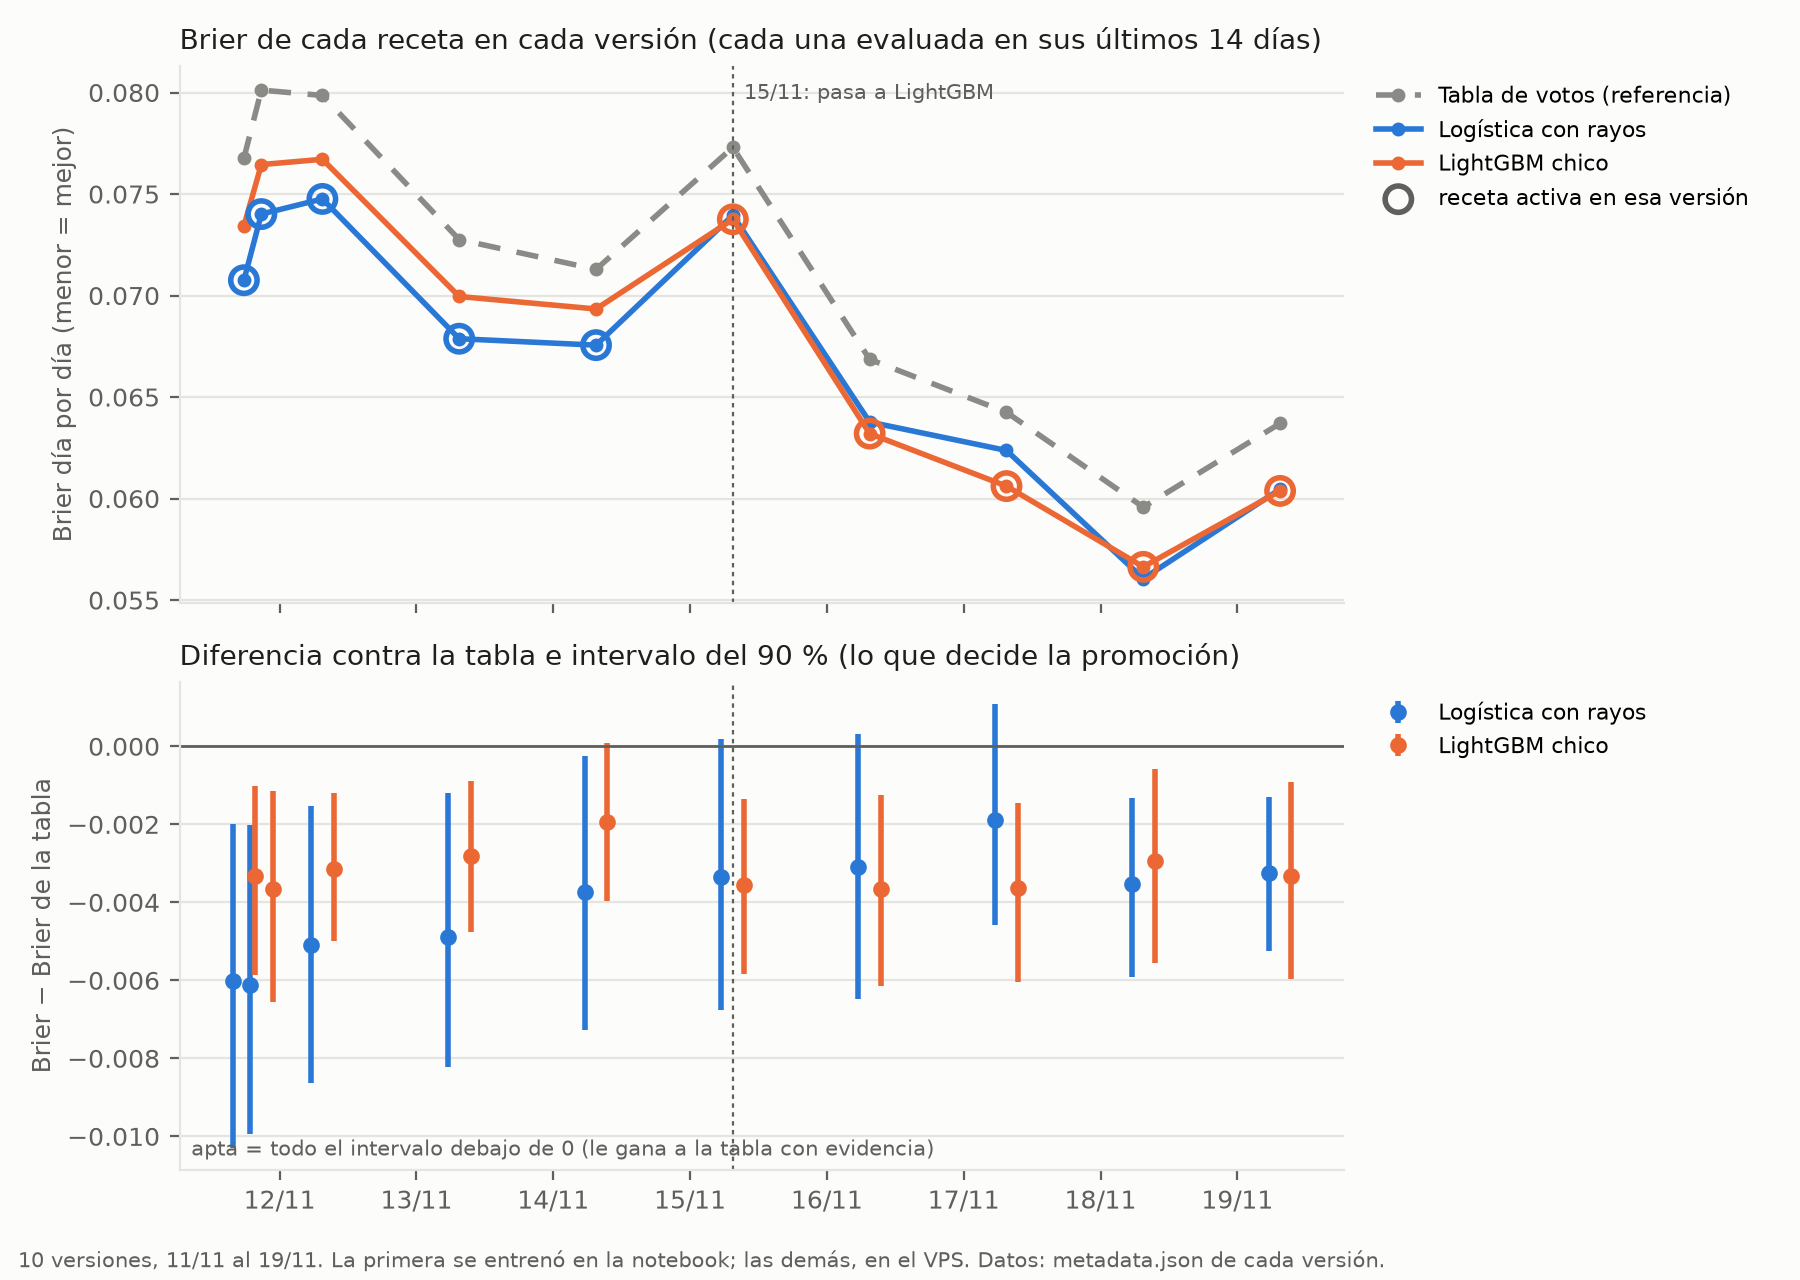

Source code (Python):
"""Historial de versiones del modelo (sección 5.6 del informe): tabla y gráfico del Brier por versión.

Lee todos los `modelos/versiones/*/metadata.json` del bucket con `gcloud storage` (la cuenta de gcloud de Juan) y deja
en esta carpeta:
  versiones.csv        una fila por versión: fecha, dónde corrió, ventana, casos, Brier de cada receta, receta activa,
                       motivo, tiempos
  versiones.html       la misma tabla, lista para pegar en el informe
  versiones.png        el Brier día por día de cada receta en cada versión, con la receta activa marcada

Uso:  uv run --with pandas --with matplotlib python versiones.py      (volver a correr antes de la entrega;
      también reemplaza la tabla en el HTML del informe, entre las marcas VERSIONES_INI y VERSIONES_FIN)
"""

import json
import subprocess
from pathlib import Path

import matplotlib.dates as mdates
import matplotlib.pyplot as plt
import pandas as pd

AQUI = Path(__file__).parent
BASE = "gs://unlu-ia-armas-lluvia/modelos/versiones"
RECETAS = {"tabla_app": "Tabla de votos (referencia)", "logistica_rayos": "Logística con rayos", "lgbm_chico": "LightGBM chico"}
COLOR = {"tabla_app": "#8a8a86", "logistica_rayos": "#2a78d6", "lgbm_chico": "#eb6834"}
TINTA, TINTA2, GRILLA, FONDO = "#1f1f1e", "#5f5f5c", "#e4e4e1", "#fcfcfb"


def gcloud(*args: str) -> str:
    return subprocess.run(["gcloud", "storage", *args], check=True, capture_output=True, text=True).stdout


def leer() -> pd.DataFrame:
    rutas = [l.strip() for l in gcloud("ls", f"{BASE}/*/metadata.json").splitlines() if l.strip()]
    filas = []
    for r in sorted(rutas):
        d = json.loads(gcloud("cat", r))
        ev, dec = d["evaluacion"], d["decision"]
        fila = {
            "version": d["version"],
            "fecha": pd.to_datetime(d["version"][1:], format="%Y%m%d_%H%M%S"),
            "desde": ev["ventana"].get("desde"), "hasta": ev["ventana"].get("hasta"),
            "casos": ev["ventana"].get("casos"), "casos_con_lluvia": ev["ventana"].get("casos_con_lluvia"),
            "activa": dec.get("receta_elegida") or d.get("receta"),
            "motivo": dec.get("motivo", ""),
            "eval_s": (d.get("tiempos_s") or {}).get("evaluacion"),
            "git_sha": (d.get("entorno") or {}).get("git_sha") or "",
        }
        for k, v in ev["recetas"].items():
            fila[f"brier_{k}"] = v.get("brier")
            fila[f"ece_{k}"] = v.get("ece")
        for c in ev.get("comparaciones", []):
            if c["b"] == "tabla_app":
                fila[f"dif_{c['a']}"] = c["dif_brier"]
                fila[f"dif_{c['a']}_lo"], fila[f"dif_{c['a']}_hi"] = c["ic90"]
        filas.append(fila)
    return pd.DataFrame(filas).sort_values("fecha").reset_index(drop=True)


def tabla_html(d: pd.DataFrame) -> str:
    c = lambda x, n=4: "" if pd.isna(x) else f"{x:.{n}f}".replace(".", ",")
    out = ['<table class="avoid">',
           "<tr><th>Versión</th><th>Ventana de prueba</th><th>Casos (con lluvia)</th><th>Brier tabla</th>"
           "<th>Brier logística</th><th>Brier LightGBM</th><th>Activa</th><th>Evaluación</th></tr>"]
    for _, r in d.iterrows():
        b = {k: c(r.get(f"brier_{k}")) for k in RECETAS}
        b[r.activa] = f"<b>{b[r.activa]}</b>"
        ventana = f"{r.desde[8:10]}/{r.desde[5:7]}–{r.hasta[8:10]}/{r.hasta[5:7]}" if r.desde else ""
        out.append(f"<tr><td><code>{r.version}</code></td><td>{ventana}</td>"
                   f'<td class="n">{r.casos} ({r.casos_con_lluvia})</td><td class="n">{b["tabla_app"]}</td>'
                   f'<td class="n">{b["logistica_rayos"]}</td><td class="n">{b["lgbm_chico"]}</td>'
                   f"<td>{'logística' if r.activa == 'logistica_rayos' else 'LightGBM' if r.activa == 'lgbm_chico' else 'tabla'}</td>"
                   f'<td class="n">{"" if pd.isna(r.eval_s) else c(r.eval_s, 1) + " s"}</td></tr>')
    out.append("</table>")
    return "\n".join(out)


def grafico(d: pd.DataFrame) -> None:
    plt.rcParams.update({"font.family": "DejaVu Sans", "font.size": 9, "axes.edgecolor": GRILLA,
                         "axes.labelcolor": TINTA2, "xtick.color": TINTA2, "ytick.color": TINTA2,
                         "figure.facecolor": FONDO, "axes.facecolor": FONDO, "savefig.facecolor": FONDO})
    fig, (ax, ax2) = plt.subplots(2, 1, figsize=(9, 6.4), sharex=True, gridspec_kw={"height_ratios": [1.1, 1]})
    for a_ in (ax, ax2):
        for lado in ("top", "right"):
            a_.spines[lado].set_visible(False)
        a_.grid(axis="y", color=GRILLA, linewidth=0.8)
        a_.set_axisbelow(True)
    for k, nombre in RECETAS.items():
        col = f"brier_{k}"
        if col not in d:
            continue
        estilo = (0, (4, 3)) if k == "tabla_app" else "-"
        ax.plot(d.fecha, d[col], color=COLOR[k], linewidth=2, linestyle=estilo, marker="o", markersize=4,
                label=nombre)
        act = d[d.activa == k]
        ax.scatter(act.fecha, act[col], s=90, facecolors="none", edgecolors=COLOR[k], linewidths=2, zorder=5)
    ax.scatter([], [], s=90, facecolors="none", edgecolors=TINTA2, linewidths=2, label="receta activa en esa versión")
    cambios = d[d.activa != d.activa.shift()].iloc[1:]
    # Panel 2: lo que decide la regla: diferencia contra la tabla y su intervalo del 90 % (apta si queda debajo de 0)
    for i, k in enumerate(("logistica_rayos", "lgbm_chico")):
        if f"dif_{k}" not in d:
            continue
        x = d.fecha + pd.Timedelta(hours=(-2 if i == 0 else 2))
        err = [d[f"dif_{k}"] - d[f"dif_{k}_lo"], d[f"dif_{k}_hi"] - d[f"dif_{k}"]]
        ax2.errorbar(x, d[f"dif_{k}"], yerr=err, fmt="o", color=COLOR[k], markersize=5, elinewidth=2, capsize=0,
                     label=RECETAS[k])
    ax2.axhline(0, color=TINTA2, linewidth=1)
    ax2.annotate("apta = todo el intervalo debajo de 0 (le gana a la tabla con evidencia)",
                 (0.01, 0.03), xycoords="axes fraction", fontsize=7.5, color=TINTA2)
    ax2.set_ylabel("Brier − Brier de la tabla")
    ax2.set_title("Diferencia contra la tabla e intervalo del 90 % (lo que decide la promoción)", loc="left",
                  fontsize=10, color=TINTA)
    ax2.legend(loc="upper left", bbox_to_anchor=(1.01, 1), frameon=False, fontsize=8)
    for _, r in cambios.iterrows():
        ax.axvline(r.fecha, color=TINTA2, linewidth=0.8, linestyle=(0, (2, 2)))
        ax2.axvline(r.fecha, color=TINTA2, linewidth=0.8, linestyle=(0, (2, 2)))
        ax.annotate(f"{r.fecha:%d/%m}: pasa a {'LightGBM' if r.activa == 'lgbm_chico' else 'logística' if r.activa == 'logistica_rayos' else 'la tabla'}",
                    (r.fecha, ax.get_ylim()[1]), xytext=(4, -12), textcoords="offset points", fontsize=7.5, color=TINTA2)
    ax2.xaxis.set_major_formatter(mdates.DateFormatter("%d/%m"))
    ax.set_ylabel("Brier día por día (menor = mejor)")
    ax.set_title("Brier de cada receta en cada versión (cada una evaluada en sus últimos 14 días)", loc="left",
                 fontsize=10, color=TINTA)
    ax.legend(loc="upper left", bbox_to_anchor=(1.01, 1), frameon=False, fontsize=8)
    fig.text(0.01, 0.01, f"{len(d)} versiones, {d.fecha.min():%d/%m} al {d.fecha.max():%d/%m}. La primera se entrenó en la "
             "notebook; las demás, en el VPS. Datos: metadata.json de cada versión.", fontsize=7.5, color=TINTA2)
    fig.tight_layout(rect=(0, 0.03, 1, 1))
    fig.savefig(AQUI / "versiones.png", dpi=200)


def actualizar_informe(tabla: str) -> bool:
    """Reemplaza la tabla de versiones del informe (entre las marcas VERSIONES_INI y VERSIONES_FIN)."""
    import re
    p = AQUI.parent / "Informe TF - Juan Ignacio Armas.html"
    if not p.exists():  # en el repo no está el HTML del informe: solo se generan el CSV, la tabla y el gráfico
        return False
    s = p.read_text()
    m = re.search(r"(<!--VERSIONES_INI.*?)(<table class=\"avoid\">.*?</table>)(.*?<!--VERSIONES_FIN-->)", s, re.S)
    if not m:
        return False
    p.write_text(s[:m.start(2)] + tabla + s[m.end(2):])
    return True


if __name__ == "__main__":
    d = leer()
    d.to_csv(AQUI / "versiones.csv", index=False)
    (AQUI / "versiones.html").write_text(tabla_html(d))
    print("informe actualizado:", actualizar_informe(tabla_html(d)))
    grafico(d)
    print(d[["version", "activa", "brier_tabla_app", "brier_logistica_rayos", "brier_lgbm_chico"]].to_string(index=False))
